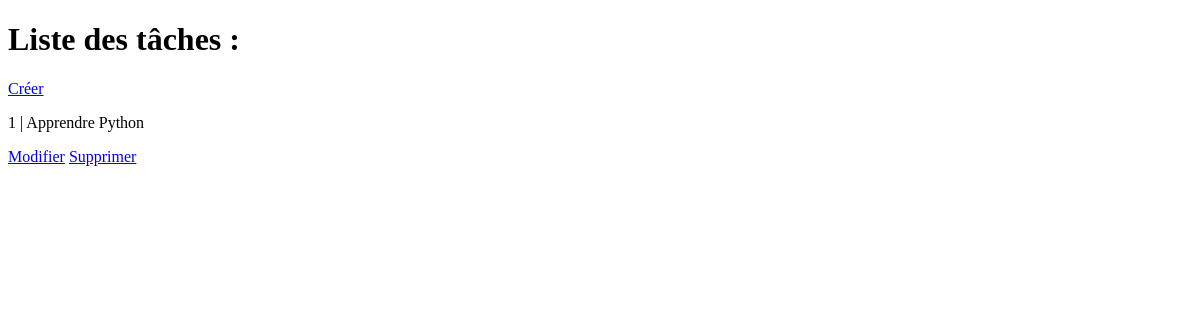
/, run on an earlier commit of the app's database.
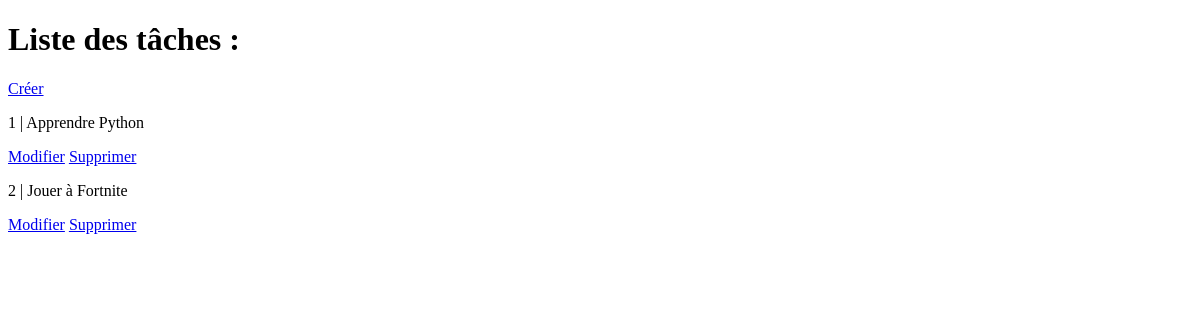
And on a later commit of the database.
### Tasks/models.py (models this page shows, shortened)
class Task(models.Model):
    titre = models.CharField(max_length=120)
    description = models.TextField(blank=True, null=True)
    is_finished = models.BooleanField(default=False)
    created_at = models.DateTimeField(auto_now_add=True)
    updated_at = models.DateTimeField(auto_now=True)
    class Meta:
        verbose_name = "Task"
        verbose_name_plural = "Tasks"

### Tasks/views.py (the view)
# urls.py: path('', views.taskslist, name='TasksList'),
def taskslist(request):
    tasks = Task.objects.all()
    return render(request, "Tasks/list.html", {"tasks": tasks})

### templates/Tasks/list.html (shortened to what this page needs)
{% extends 'Tasks/base.html' %}
{% block contents %}
<h1>Liste des tâches :</h1>
<a href="{% url 'Tasks:CreateTask' %}">Créer</a>
{% for task in tasks %}
<p>{{ forloop.counter }} | {{ task.titre }}</p>
<a href="{% url 'Tasks:UpdateTask' task.id %}">Modifier</a>
<a href="{% url 'Tasks:DeleteTask' task.id %}">Supprimer</a>
{% endfor %}
{% endblock contents %}

### templates/Tasks/base.html (shortened to what this page needs)
<!DOCTYPE html>
<html lang="en">
<head>
</head>
<body>
    {% block contents %}
    {% endblock contents %}
</body>
</html>

What changed in the data, as far as the page shows it:
added Task: titre "Jouer à Fortnite"
